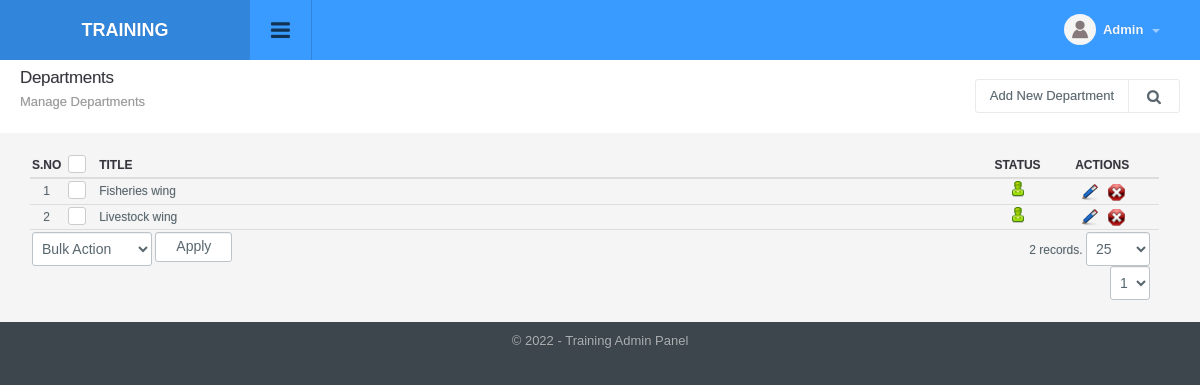
Screenshot of /departments_manage.php (signed in) with the database file from the repository.
### tables this page shows
CREATE TABLE `config_variable` (
  `id` int(11) NOT NULL,
  `config_type_id` int(11) NOT NULL,
  `title` varchar(512) NOT NULL,
  `notes` varchar(512) NOT NULL,
  `type` varchar(200) NOT NULL,
  `default_values` text NOT NULL,
  `key` varchar(200) NOT NULL,
  `value` text NOT NULL,
  `sortorder` int(11) NOT NULL
);

CREATE TABLE `departments` (
  `id` int(11) NOT NULL,
  `title` varchar(50) NOT NULL,
  `status` int(1) NOT NULL DEFAULT '1',
  `ts` timestamp NOT NULL DEFAULT CURRENT_TIMESTAMP ON UPDATE CURRENT_TIMESTAMP
);

### include/utility.php (called while the page is built, shortened)
<?php
function get_config($var){
	global $dblink;
	$sql="select value from config_variable where `key`='".slash($var)."'";
	$resConfig=doquery($sql,$dblink);
	if(numrows($resConfig)>0){
		while($rowConfig=dofetch($resConfig))
			return unslash($rowConfig["value"]);
	}
}
$site_title=get_config("site_title");
function slash($str){
	if(!is_array($str))
		return utf8_encode(addslashes($str));
	else{
		for($i=0; $i<count($str); $i++)
			$str[$i]=slash($str[$i]);
		return $str;
	}
}
function unslash($str){
	return stripslashes(utf8_decode($str));
	}

### include/db.php (called while the page is built, shortened)
<?php
function doquery($qr,$lnk){
	@$res=mysqli_query($lnk,$qr) or die($qr." - ".mysqli_error($lnk));
	return $res;
}
function dofetch($rs){
	@$rec=mysqli_fetch_array($rs);
	return $rec;
}
function numrows($rs){
	return mysqli_num_rows($rs);
}

### modules/departments/list.php (the view, shortened to what this page needs)
<?php
$extra='';
?>
<div class="page-header">
	<h1 class="title">Departments</h1>
  	<ol class="breadcrumb">
    	<li class="active">Manage Departments</li>
  	</ol>
  	<div class="right">
    	<div class="btn-group" role="group" aria-label="...">
        	<a href="departments_manage.php?tab=add" class="btn btn-light editproject">Add New Department</a>
            <a id="topstats" class="btn btn-light" href="#"><i class="fa fa-search"></i></a>
    	</div>
    </div>
</div>
<div class="panel-body table-responsive">
	<table class="table table-hover list">
    	<thead>
            <tr>
                <th width="2%" class="text-center">S.No</th>
                <th class="text-center" width="3%"><div class="checkbox checkbox-primary">
                    <label for="select_all"></label></div></th>
                <th>Title</th>
                <th width="5%" class="text-center">Status</th>
                <th width="10%" class="text-center">Actions</th>
            </tr>
        </thead>
        <tbody>
            <?php
            $sql="select * from departments where 1 $extra order by title";
            $rs=show_page($rows, $pageNum, $sql);
            if(numrows($rs)>0){
                $sn=1;
                while($r=dofetch($rs)){
                    ?>
                    <tr>
                        <td class="text-center"><?php echo $sn;?></td>
                        <td class="text-center"><div class="checkbox margin-t-0 checkbox-primary">
                            <label for="<?php echo "rec_".$sn?>"></label></div>
                        </td>
                        <td><?php echo unslash($r["title"]); ?></td>
                        <td class="text-center">
                            <a href="departments_manage.php?id=<?php echo $r['id'];?>&tab=status&s=<?php echo ($r["status"]==0)?1:0;?>">
                                <?php
                                if($r["status"]==0){
                                    ?>
                                    <img src="images/offstatus.png" alt="Off" title="Set Status On">
                                    <?php
                                }
                                else{
                                    ?>
                                    <img src="images/onstatus.png" alt="On" title="Set Status Off">
                                    <?php
                                }
                                ?>
                            </a>
                        </td>
                        <td class="text-center">
                            <a href="departments_manage.php?tab=edit&id=<?php echo $r['id'];?>"><img title="Edit Record" alt="Edit" src="images/edit.png"></a>&nbsp;&nbsp;
                            <a onclick="return confirm('Are you sure you want to delete')" href="departments_manage.php?id=<?php echo $r['id'];?>&amp;tab=delete"><img title="Delete Record" alt="Delete" src="images/delete.png"></a>
                        </td>
                    </tr>
                    <?php
                    $sn++;
                }
                ?>
                <tr>
                    <td colspan="3" class="actions">
                        <select name="bulk_action" class="" id="bulk_action" title="Choose Action">
                            <option value="null">Bulk Action</option>
                        </select>
                        <input type="button" name="apply" value="Apply" id="apply_bulk_action" class="btn btn-light" title="Apply Action"  />
                    </td>
                    <td colspan="2" class="paging" title="Paging" align="right"><?php echo pages_list($rows, "departments", $sql, $pageNum)?></td>
                </tr>
                <?php
            }
            else{
                ?>
                <tr>
                    <td colspan="5"  class="no-record">No Result Found</td>
                </tr>
                <?php
            }
            ?>
        </tbody>
     </table>
</div>

### include/header.php (shortened to what this page needs)
<!DOCTYPE html PUBLIC "-//W3C//DTD XHTML 1.0 Transitional//EN" "http://www.w3.org/TR/xhtml1/DTD/xhtml1-transitional.dtd">
<html xmlns="http://www.w3.org/1999/xhtml">
<head>
<link type="text/css" rel="stylesheet" href="css/font-awesome.min.css" />
<link type="text/css" rel="stylesheet" href="css/font-awesome.css" />
<link type="text/css" rel="stylesheet"  href="css/bootstrap.css" />
<link rel="stylesheet" href="css/bootstrap-datetimepicker.min.css" />
<link type="text/css" rel="stylesheet"  href="css/awesome-bootstrap-checkbox.css" />
<link href="css/general.css" type="text/css" rel="stylesheet" />
<link type="text/css" rel="stylesheet"  href="css/style.css" />
<link rel="stylesheet" href="//code.jquery.com/ui/1.12.1/themes/base/jquery-ui.css">
</head>
<body>
	<div id="wrapper" class="round_corners">
    	<div id="top" class="clearfix">
            <div class="applogo">
			<a href="index.php" class="logo"><?php $admin_logo=get_config("admin_logo"); if(empty($admin_logo)) echo $site_title; else { ?><img src="<?php echo $file_upload_root;?>config/<?php echo $admin_logo?>" width="50" style="margin-right:5px" /><?php echo $site_title; }?></a>
            </div>
            <a class="sidebar-open-button" href="#"><i class="fa fa-bars"></i></a>
            <ul class="top-right">
            	<li class="dropdown link">
                	<a class="dropdown-toggle profilebox" data-toggle="dropdown" href="#">
                    	<img alt="img" src="images/profileimg-default.png">
                        <b><?php echo ucfirst((isset($_SESSION["logged_in_admin"]) && $_SESSION["logged_in_admin"]!="")?$_SESSION["logged_in_admin"]["name"]:"Guest");?></b>
                        <span class="caret"></span>
                    </a>
                </li>
           </ul>
        </div>
		<div class="content" style="margin-left:0">

### include/footer.php (shortened to what this page needs)
<div id="footer" class="bottom_round_corners">
	<div id="footer_content">
    	<address>&copy; <?php echo date("Y");?> - <?php echo $site_title; ?> Admin Panel</address>
    </div>
</div>
<link href="js/fancybox/jquery.fancybox.min.css" rel="stylesheet" type="text/css" />
<link href="js/chosen/chosen.css" rel="stylesheet" type="text/css" />
<link rel="stylesheet" type="text/css" href="css/angularjs-datetime-picker.css" />
</body>
</html>

### rows the page displays
config_variable: value "TRAINING", value "Training"
departments: title "Fisheries wing", status 1 (drawn)
departments: title "Livestock wing", status 1 (drawn)

### other values shown
pages_list($rows, "departments", $sql, $pageNum) "2 records."
form field page "1"
